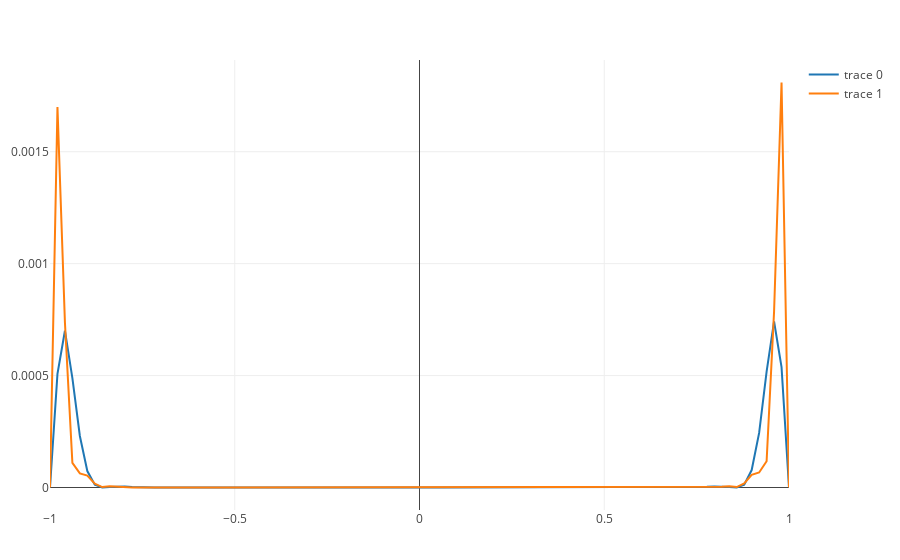

Notebook source saved alongside this figure:
### Code cell
t = run_polytest(15)
Plotly.plot([Plotly.scatter(x=domain, y=t[1]), Plotly.scatter(x=domain, y=t[2])])
